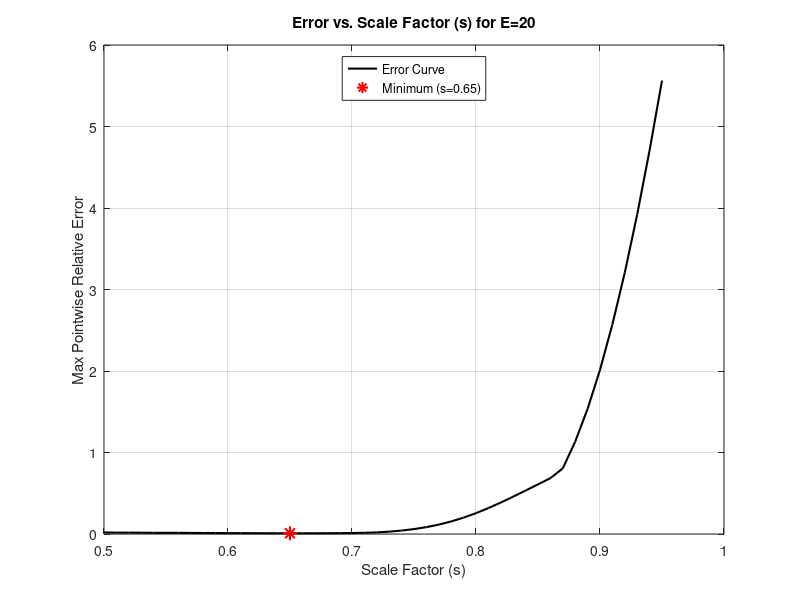

MATLAB code to generate this figure:
% --- Parameters ---
L = 1.0;
c = 1.0;
nu = 1e-3;
f = 1.0;
E = 20;          
N = E + 1;       


s_vals = 0.5:0.01:0.95;          % Range of s values to test
errors = zeros(length(s_vals), 1); % Array to store max errors

for k = 1:length(s_vals)
    s = s_vals(k);
    
    % Mesh Generation
    L1 = L * (1 - s) / (1 - s^E);   
    Le = L1 * s.^(0:E-1);           
    x = [0, cumsum(Le)]';           
    
    % Initialize Global Matrices
    K = sparse(N, N); 
    F = zeros(N, 1);
    
    % Assembly Process
    for e = 1:E
        h_e = Le(e); 
        
        A_e = (1.0 / h_e) * [1.0, -1.0; -1.0, 1.0];
        C_e = 0.5 * [-1.0, 1.0; -1.0, 1.0];
        K_e = nu * A_e + c * C_e;
        F_e = (f * h_e / 2.0) * [1.0; 1.0];
        
        idx = [e, e+1]; 
        K(idx, idx) = K(idx, idx) + K_e;
        F(idx) = F(idx) + F_e;
    end
    
    % Apply Dirichlet Boundary Conditions
    K(1, :) = 0.0; K(1, 1) = 1.0; F(1) = 0.0;
    K(end, :) = 0.0; K(end, end) = 1.0; F(end) = 0.0;
    
    % Solve the Linear System
    u_h = K \ F;
    
    % Analytical Solution
    u_ex = x - exp((c / nu) * (x - L));
    u_ex(1) = 0.0;   
    u_ex(end) = 0.0; 
    
    % Calculate Error
    interior_idx = 2:(N-1);
    rel_error = abs(u_ex(interior_idx) - u_h(interior_idx)) ./ abs(u_ex(interior_idx));
    errors(k) = max(rel_error);
end

% --- Find Optimal s ---
[min_err, min_idx] = min(errors);
opt_s = s_vals(min_idx);

fprintf('Optimal s value: %.2f\n', opt_s);
fprintf('Minimum maximum pointwise relative error: %.4e\n', min_err);

% --- Plotting ---
figure;
plot(s_vals, errors, 'k-', 'LineWidth', 1.5); hold on;
plot(opt_s, min_err, 'r*', 'MarkerSize', 10, 'LineWidth', 1.5);
title('Error vs. Scale Factor (s) for E=20');
xlabel('Scale Factor (s)');
ylabel('Max Pointwise Relative Error');
legend('Error Curve', sprintf('Minimum (s=%.2f)', opt_s), 'Location', 'North');
grid on;
hold off;
